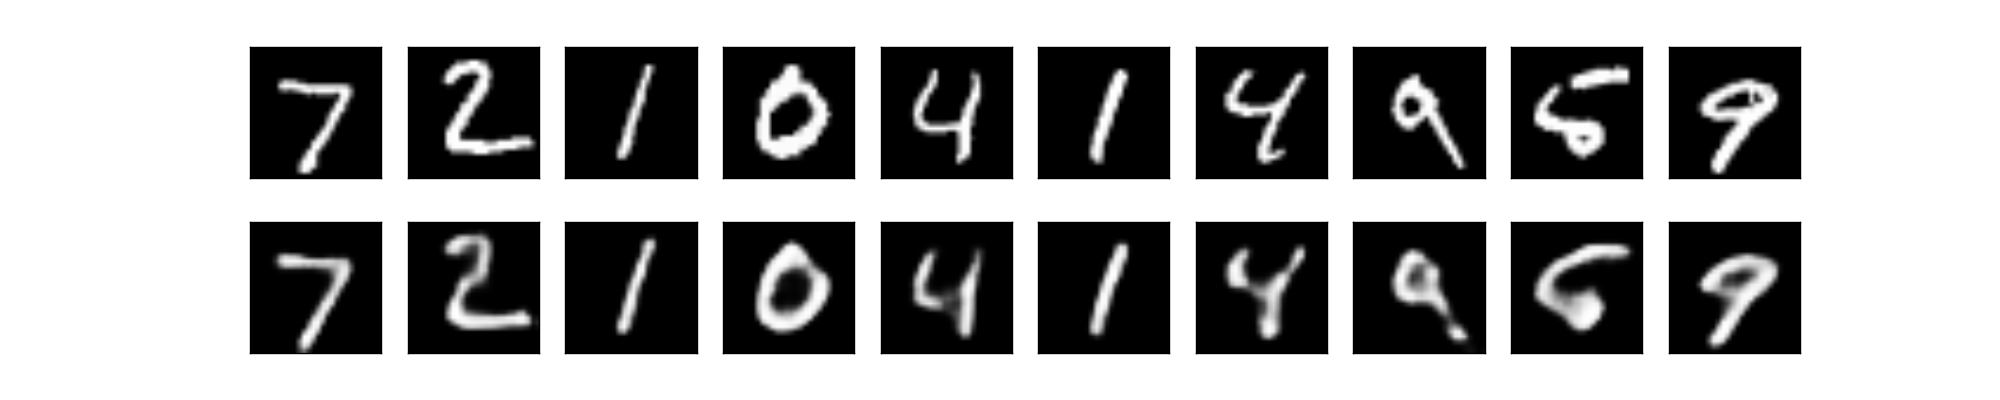

Reproduce this figure in Python.
import keras
import pickle
import os
import random
import numpy as np
import matplotlib.pyplot as plt
import matplotlib as mpl
from matplotlib import pyplot
from keras.layers import UpSampling2D
from keras.datasets import mnist
from keras.models import Sequential, Model
from keras.layers import Input, Dense, Dropout, Flatten
from keras.layers import Conv2D, MaxPooling2D



"""
=======================================================================
This code is citing the website
The title of page: The Keras Blog
Author: Francois Chollet
Date: Sat 14 May 2016
URL: https://blog.keras.io/building-autoencoders-in-keras.html
Access date: Tue 24 April 2018
=======================================================================
"""




# the data, shuffled and split between train and test sets.
(x_train, y_train), (x_test, y_test) = mnist.load_data()


#Open shuffled datasets.
with open('x1_train_mnist.pkl', 'rb') as f:
    x1_train = pickle.load(f)

with open('x2_train_mnist.pkl', 'rb') as f:
    x2_train = pickle.load(f)

with open('x3_train_mnist.pkl', 'rb') as f:
    x3_train = pickle.load(f)



#Convolutional autoencoder
input_img = Input(shape=(28, 28, 1))  # adapt this if using `channels_first` image data format

#Encoder
x = Conv2D(16, (3, 3), activation='relu', padding='same')(input_img)
x = MaxPooling2D((2, 2), padding='same')(x)
x = Conv2D(8, (3, 3), activation='relu', padding='same')(x)
x = MaxPooling2D((2, 2), padding='same')(x)
x = Conv2D(8, (3, 3), activation='relu', padding='same')(x)
encoded = MaxPooling2D((2, 2), padding='same')(x)



# at this point the representation is (4, 4, 8) i.e. 128-dimensional
#Decoder
x = Conv2D(8, (3, 3), activation='relu', padding='same')(encoded)
x = UpSampling2D((2, 2))(x)
x = Conv2D(8, (3, 3), activation='relu', padding='same')(x)
x = UpSampling2D((2, 2))(x)
x = Conv2D(16, (3, 3), activation='relu')(x)
x = UpSampling2D((2, 2))(x)
decoded = Conv2D(1, (3, 3), activation='sigmoid', padding='same')(x)




autoencoder = Model(input_img, decoded)
autoencoder.compile(optimizer='adadelta', loss='binary_crossentropy')




x_train = x_train.astype('float32') / 255.
x_test = x_test.astype('float32') / 255.
x_train = np.reshape(x_train, (len(x_train), 28, 28, 1))
x_test = np.reshape(x_test, (len(x_test), 28, 28, 1))




x1_train = x1_train.astype('float32') / 255.
x1_train = np.reshape(x1_train, (len(x1_train), 28, 28, 1))


x2_train = x2_train.astype('float32') / 255.
x2_train = np.reshape(x2_train, (len(x2_train), 28, 28, 1))


x3_train = x3_train.astype('float32') / 255.
x3_train = np.reshape(x3_train, (len(x3_train), 28, 28, 1))


#Train the model.
autoencoder.fit(x_train, x_train,
                epochs=21,
                batch_size=128,
                shuffle=True,
                validation_data=(x_test, x_test))



decoded_imgs = autoencoder.predict(x_test)


#Show original and reconstructed pictures.

n = 10  # how many digits we will display
plt.figure(figsize=(20, 4))
for i in range(n):
    # display original
    ax = plt.subplot(2, n, i + 1)
    plt.imshow(x_test[i].reshape(28, 28))
    plt.gray()
    ax.get_xaxis().set_visible(False)
    ax.get_yaxis().set_visible(False)

    # display reconstruction
    ax = plt.subplot(2, n, i + 1 + n )
    plt.imshow(decoded_imgs[i].reshape(28, 28))
    plt.gray()
    ax.get_xaxis().set_visible(False)
    ax.get_yaxis().set_visible(False)
plt.show()



print("==============================================================")
print("Epochs is : 21")


print("==============================================================")
score_test = autoencoder.evaluate(x_test, x_test, verbose=0)
accuracy_test = 1 - score_test
print("The loss on x_test : %.12f" %score_test)
print("The accuracy on x_test : %.12f" %accuracy_test)
print("==============================================================")


score_x_train = autoencoder.evaluate(x_train, x_train, verbose=0)
accuracy_x_train = 1 - score_x_train
print("The loss on x_train : %.12f" %score_x_train)
print("The accuracy on x_train : %.12f" %accuracy_x_train)
print("==============================================================")


score_x1_train = autoencoder.evaluate(x1_train, x1_train, verbose=0)
accuracy_x1_train = 1 - score_x1_train
print("The loss on x1_train : %.12f" %score_x1_train)
print("The accuracy on x1_train : %.12f" %accuracy_x1_train)
print("==============================================================")


score_x2_train = autoencoder.evaluate(x2_train, x2_train, verbose=0)
accuracy_x2_train = 1 - score_x2_train
print("The loss on x2_train : %.12f" %score_x2_train)
print("The accuracy on x2_train : %.12f" %accuracy_x2_train)
print("==============================================================")


score_x3_train = autoencoder.evaluate(x3_train, x3_train, verbose=0)
accuracy_x3_train = 1 - score_x3_train
print("The loss on x3_train : %.12f" %score_x3_train)
print("The accuracy on x3_train : %.12f" %accuracy_x3_train)
